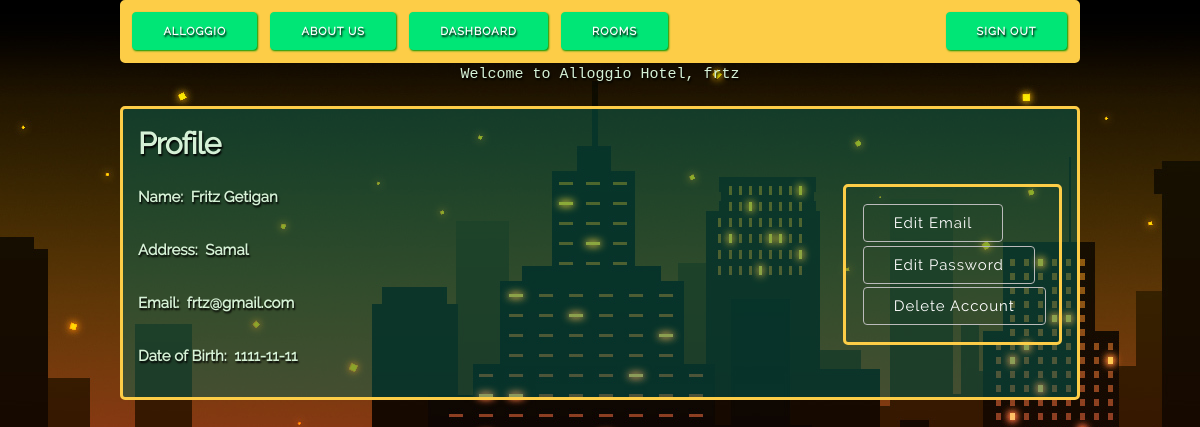
/profile.php (signed in), run on the app's committed database.
### tables this page shows
CREATE TABLE `userinfo` (
  `id` int(11) NOT NULL,
  `firstname` varchar(100) NOT NULL,
  `lastname` varchar(100) NOT NULL,
  `address` varchar(250) NOT NULL,
  `email` varchar(100) NOT NULL,
  `dateofbirth` date NOT NULL,
  `create_date` timestamp NOT NULL
);

### public/profile.php (the view, shortened to what this page needs)
<?php
    require_once("../include/conn.php");
    $uid = $_SESSION['uid'];
    $sql = "SELECT firstname,lastname, address, email, dateofbirth FROM userinfo WHERE id = $uid";
    $query = mysqli_query($connection, $sql);
    $row = mysqli_fetch_assoc($query);
    $fullname = $row['firstname']." ".$row['lastname'];
    $address = $row['address'];
    $email = $row['email'];
    $dob = $row['dateofbirth'];
?>
<!DOCTYPE html>
<html lang="en">
<head>
  <link rel="stylesheet" href="css/skeleton.css">
  <link rel="stylesheet" href="css/normalize.css">
  <link rel="stylesheet" href="css/style.css">
</head>
<body class="container">
    <div class="twelve columns space container u-cf" style="padding-left:1em;padding-right:1em;padding-top:1em;">
    <div class="u-pull-right" style="border:3px solid #fdcd47;border-radius:5px;padding:1em;margin-top: 4em;">
        <a href="#"><button  class="margin_button">Edit Email</button></a> <br>
        <a href="#"><button  class="margin_button">Edit Password</button></a> <br>
        <a href="#"><button  class="margin_button">Delete Account</button></a> <br>
        </div>
        <h4>Profile</h4>
        <label for="">Name: &nbsp;<?php echo $fullname; ?></label> <br>
        <label for="">Address: &nbsp;<?php echo $address; ?></label> <br>
        <label for="">Email: &nbsp;<?php echo $email; ?></label> <br>
        <label for="">Date of Birth: &nbsp;<?php echo $dob; ?></label> <br>
    </div>
</body>
</html>

### public/css/skeleton.css (style rules this page uses)
.container { position: relative; width: 100%; max-width: 960px; margin: 0 auto; padding: 0 20px; box-sizing: border-box; background-color:rgba(0, 105, 92, 0.45); border-radius: 5px; }
.column, .columns { width: 100%; float: left; box-sizing: border-box; }
@media (min-width: 400px) { .container { width: 85%; padding: 0; } }
@media (min-width: 550px) { .container { width: 80%; } }
@media (min-width: 550px) { .column, .columns { margin-left: 4%; } }
@media (min-width: 550px) { .column:first-child, .columns:first-child { margin-left: 0; } }
@media (min-width: 550px) { .twelve.columns { width: 100%; margin-left: 0; } }
html { font-size: 62.5%; }
body { font-size: 1.5em; line-height: 1.6; font-weight: 400; font-family: "Raleway", "HelveticaNeue", "Helvetica Neue", Helvetica, Arial, sans-serif; color: rgb(213, 241, 214); text-shadow: 1px 2px 2px rgb(0, 0, 0); }
h1, h2, h3, h4, h5, h6 { margin-top: 0; margin-bottom: 2rem; font-weight: 300; }
h4 { font-size: 2.4rem; line-height: 1.35; letter-spacing: -.08rem; }
@media (min-width: 550px) { h4 { font-size: 3.0rem; } }
a { color: rgb(255, 255, 255); }
.button, button, input[type="submit"], input[type="reset"], input[type="button"] { display: inline-block; height: 38px; padding: 0 30px; color: rgb(255, 255, 255); text-align: center; font-size: 11px; font-weight: 600; line-height: 38px; letter-spacing: .1rem; text-transform: uppercase; text-decoration: none; white-space: nowrap; background-color: transparent; border-radius: 4px; border: 1px solid #bbb; cursor: pointer; box-sizing: border-box; }
.button.button-primary, button.button-primary, input[type="submit"].button-primary, input[type="reset"].button-primary, input[type="button"].button-primary { color: #FFF; background-color: #00E676; border-color: #00E676; border-style: 7px solid black; box-shadow: 1px 1px 2px rgb(4, 150, 4); }
label, legend { display: block; margin-bottom: .5rem; font-weight: 600; }
button, .button { margin-bottom: 1rem; }
pre, blockquote, dl, figure, table, p, ul, ol, form { margin-bottom: 2.5rem; }
.u-max-full-width { max-width: 100%; box-sizing: border-box; }
.u-pull-right { float: right; }
.container:after, .row:after, .u-cf { content: ""; display: table; clear: both; }

### public/css/style.css (style rules this page uses)
body { background-image: url("../images/bg2.jpg"); background-repeat: no-repeat; background-attachment: fixed; background-position: center; background-size: cover; overflow-y: scroll; }
.twelve.columns { border:3px solid #fdcd47; border-radius:5px; }
.menu_bar { background-color:#fdcd47; padding-right:1%; }
.button { background-color:white; }
.margin_button { margin-left:1%; margin-bottom:1%; margin-top:1%; }
.space { margin-top:2%; }
h4 { font-weight:bold; }

### data on the page
userinfo: fullname "Fritz Getigan", address "Samal", email "frtz@gmail.com", dateofbirth "1111-11-11"
